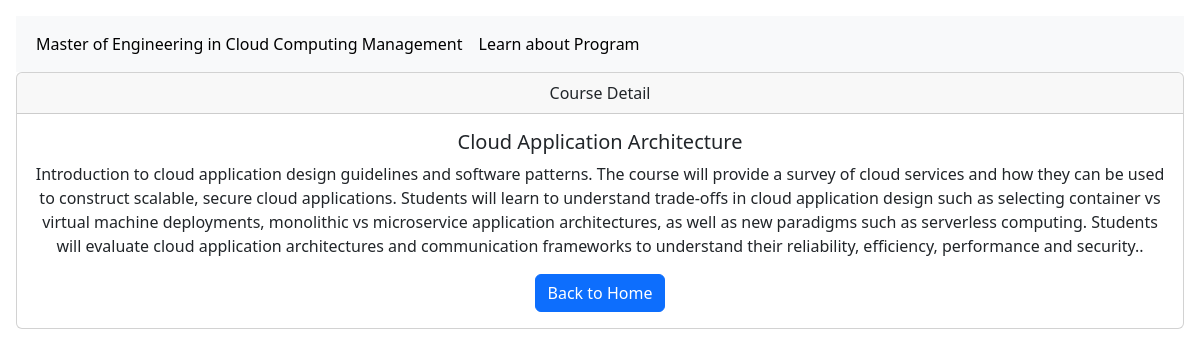
/course/2, run on the app's committed database.
### coursesummary/models.py (models this page shows, shortened)
class CourseList(models.Model):
    classname = models.CharField(max_length=100)
    classnumber = models.CharField(max_length=100)
    classlink = models.URLField(blank=True)
    summary = models.TextField(blank=True)

### coursesummary/views.py (the view)
# urls.py: path('course/<int:pk>', views.CourseDetailView.as_view(), name ='course-detail'),
class CourseDetailView(DetailView):
    model = CourseList
    context_object_name = 'course_detail'
    template_name = 'course/detail.html'

### templates/course/detail.html
{% extends "course/base.html" %}
{% block content %}
<div class="card text-center">
    <div class="card-header">
      Course Detail
    </div>
    <div class="card-body">
      <h5 class="card-title">{{course_detail.classname }}</h5>
      <p  class="card-text" >{{course_detail.summary}}.</p>
      <a href="{% url 'course-home' %}" class="btn btn-primary">Back to Home </a>
    </div>
</div>
{% endblock content %}

### data on the page
CourseList: classname "Cloud Application Architecture", summary "Introduction to cloud application design guidelines and software patterns. The course will provide a survey of cloud services and how they can be used to construct scalable, secure cloud applications. Students will learn to understand trade-offs in cloud application design such as selecting container vs virtual machine deployments, monolithic vs microservice application architectures, as well as new paradigms such as serverless computing. Students will evaluate cloud application architectures and communication frameworks to understand their reliability, efficiency, performance and security."
